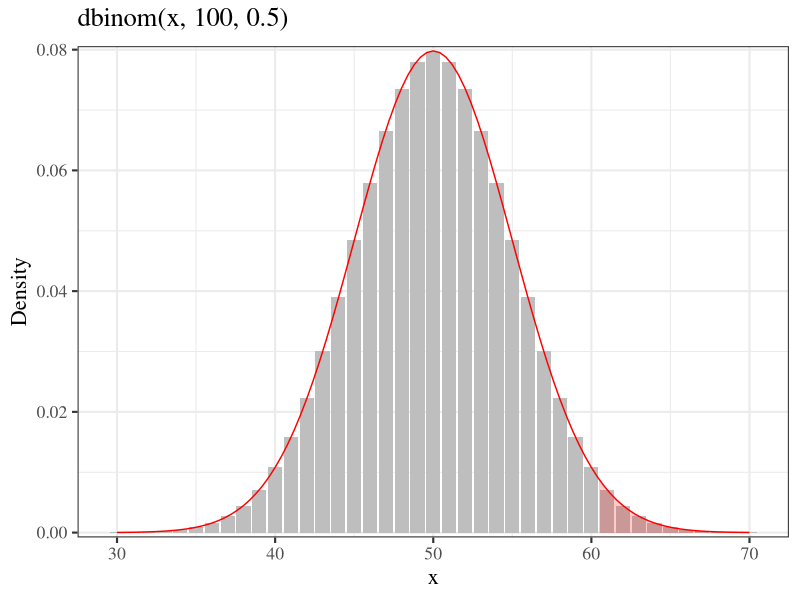
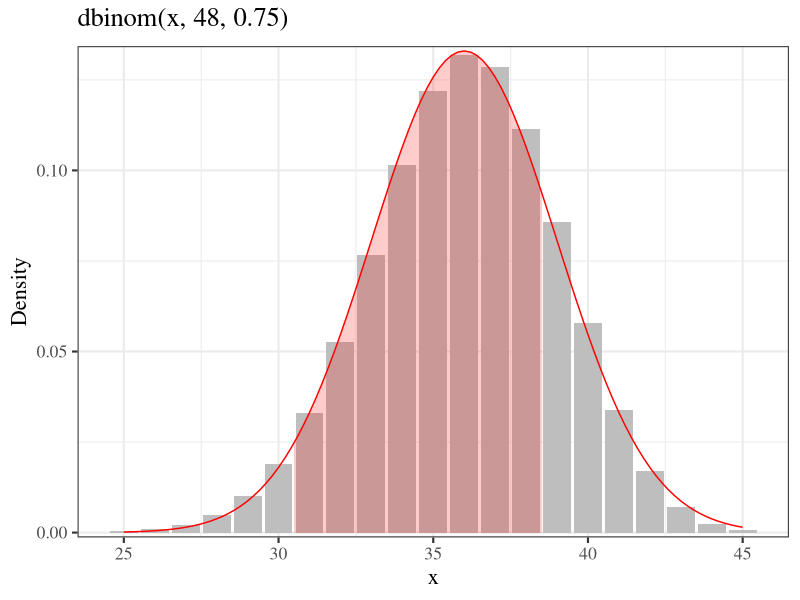
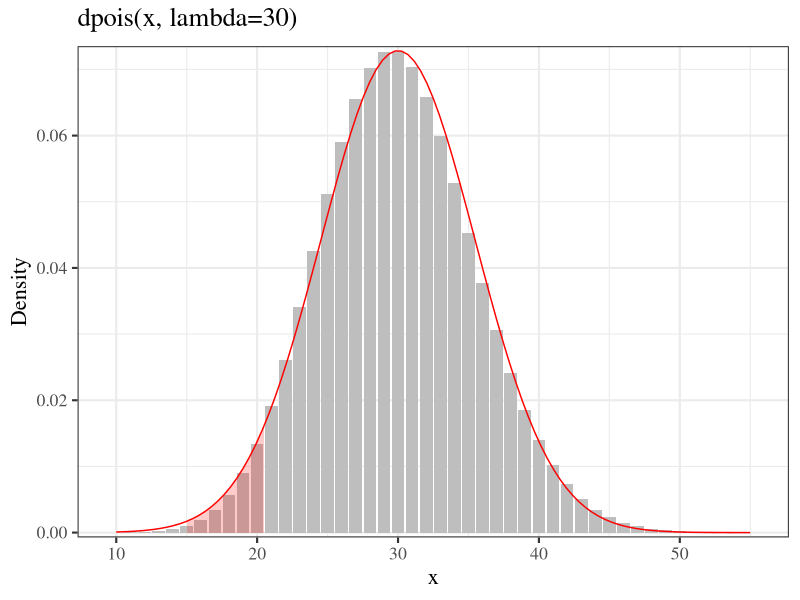
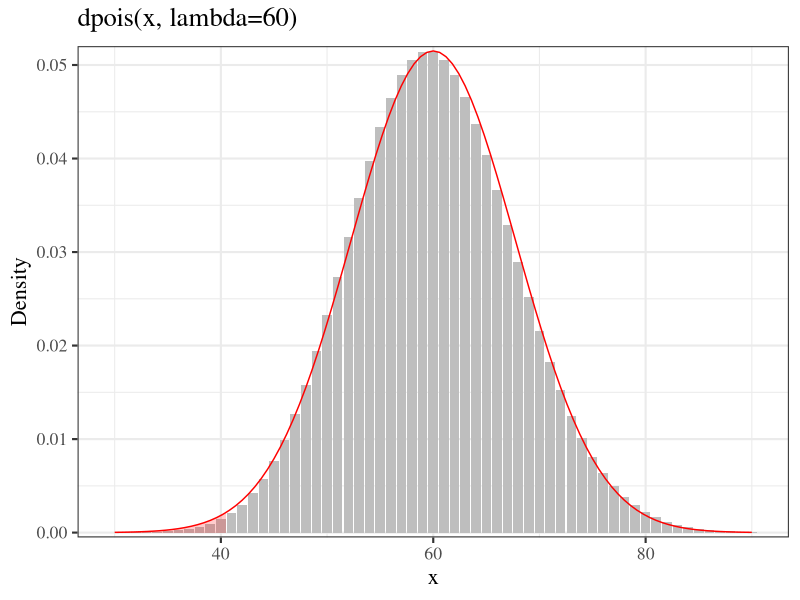

Here is the R script that generated these plots, in order:
## ---- chunk 1
# 快來看實際用傻瓜算法計算獲得的概率：
1-pbinom(60, size=100, prob=0.5)
## ---- chunk 2
# 快來看用中心極限定理模擬正態分佈獲得的概率：
1-pnorm((60.5-50)/sqrt(25))
## ---- chunk 3
require(ggplot2)
require(grid)
require(ggfortify)

x1  <- 30:70
df <- data.frame(x = x1, y = dbinom(x1, 100, 0.5))

plot1 <- ggplot(df, aes(x = x, y = y)) + geom_bar(stat = "identity", fill = "grey") +
  scale_y_continuous(expand = c(0.01, 0)) + xlab("x") + ylab("Density") +
  labs(title = "dbinom(x, 100, 0.5)") + theme_bw(16, "serif") +
  theme(plot.title = element_text(size = rel(1.2), vjust = 1.5))+
  stat_function(fun = dnorm, colour = "red", args = list(mean = 50,sd = 5))+
  stat_function(fun = dnorm,args = list(mean = 50,sd = 5),
                xlim = c(60.5, 70),
                geom = "area",fill="red", alpha= 0.2)
print(plot1)
#ggdistribution(dnorm, seq(30, 70, 0.1), mean = 50, sd = 5) +scale_y_continuous(expand = #c(0.01, 0)) + xlab("x") + ylab("Density") +
#  labs(title = "dnorm(x, 100, 0.5)") + theme_bw(16, "serif") +
#  theme(plot.title = element_text(size = rel(1.2), vjust = 1.5))
## ---- chunk 4
# 快來看實際用傻瓜算法計算獲得的概率：
pbinom(38, size=48, prob=0.75)-pbinom(30, size=48, prob=0.75)
## ---- chunk 5
# 快來看用中心極限定理模擬正態分佈獲得的概率：
pnorm((38.5-36)/sqrt(9)) - pnorm((30.5-36)/sqrt(9))
## ---- chunk 6
require(ggplot2)
require(grid)
#require(ggfortify)

x1  <- 25:45
df <- data.frame(x = x1, y = dbinom(x1, 48, 0.75))

plot1 <- ggplot(df, aes(x = x, y = y)) + geom_bar(stat = "identity", fill = "grey") +
  scale_y_continuous(expand = c(0.01, 0)) + xlab("x") + ylab("Density") +
  labs(title = "dbinom(x, 48, 0.75)") + theme_bw(16, "serif") +
  theme(plot.title = element_text(size = rel(1.2), vjust = 1.5))+
  stat_function(fun = dnorm, colour = "red", args = list(mean = 36,sd = 3))+
  stat_function(fun = dnorm,args = list(mean = 36,sd = 3),
                xlim = c(30.5, 38.5),
                geom = "area",fill="red", alpha= 0.2)
print(plot1)
## ---- chunk 7
# 快來看實際用傻瓜算法計算獲得的概率：
ppois(20, lambda=30)
## ---- chunk 8
# 快來看用中心極限定理模擬正態分佈獲得的概率：
pnorm((20.5-30)/sqrt(30))
## ---- chunk 9
require(ggplot2)
require(grid)
#require(ggfortify)

x1  <- 10:55
df <- data.frame(x = x1, y = dpois(x1, lambda=30))

plot1 <- ggplot(df, aes(x = x, y = y)) + geom_bar(stat = "identity", fill = "grey") +
  scale_y_continuous(expand = c(0.01, 0)) + xlab("x") + ylab("Density") +
  labs(title = "dpois(x, lambda=30)") + theme_bw(16, "serif") +
  theme(plot.title = element_text(size = rel(1.2), vjust = 1.5))+
  stat_function(fun = dnorm, colour = "red", args = list(mean = 30,sd = sqrt(30)))+
  stat_function(fun = dnorm,args = list(mean = 30,sd = sqrt(30)),
                xlim = c(15,20.5),
                geom = "area",fill="red", alpha= 0.2)
print(plot1)
## ---- chunk 10
# 快來看實際用傻瓜算法計算獲得的概率：
ppois(40, lambda=60)
## ---- chunk 11
# 快來看用中心極限定理模擬正態分佈獲得的概率：
pnorm((40.5-60)/sqrt(60))
## ---- chunk 12
require(ggplot2)
require(grid)
#require(ggfortify)

x1  <- 30:90
df <- data.frame(x = x1, y = dpois(x1, lambda=60))

plot1 <- ggplot(df, aes(x = x, y = y)) + geom_bar(stat = "identity", fill = "grey") +
  scale_y_continuous(expand = c(0.01, 0)) + xlab("x") + ylab("Density") +
  labs(title = "dpois(x, lambda=60)") + theme_bw(16, "serif") +
  theme(plot.title = element_text(size = rel(1.2), vjust = 1.5))+
  stat_function(fun = dnorm, colour = "red", args = list(mean = 60,sd = sqrt(60)))+
  stat_function(fun = dnorm,args = list(mean = 60,sd = sqrt(60)),
                xlim = c(30,40.5),
                geom = "area",fill="red", alpha= 0.2)
print(plot1)
